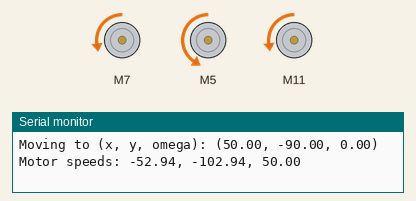
A sketch run on a simulated Arduino Uno, built with avr-gcc and run on an emulated ATmega328P. On the bench: 3 × DC motor (green arrow = forward, orange = backward, longer = faster), the last lines printed to the serial monitor.

Above: at 1.0 s.
At 3.0 s:
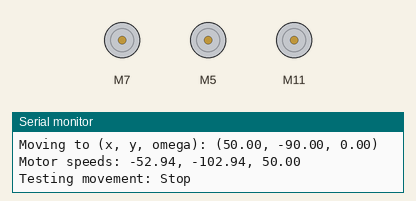
Timing chart, 0 to 5.3 s (numbered marks = the images above):
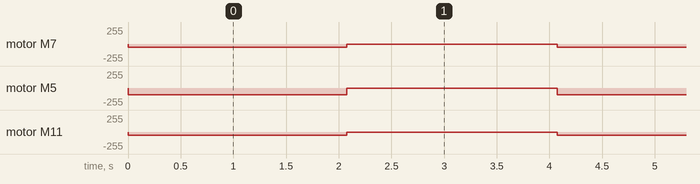

The sketch:

tes_motor_soccer_koordinat.ino
```cpp
#include <SparkFun_TB6612.h>

// Pin definitions for motors
#define AIN1 7
#define AIN2 8
#define PWMA 9
#define BIN1 5
#define BIN2 4
#define PWMB 3
#define STBY_1 6

#define CIN1 11
#define CIN2 12
#define PWMC 13
#define STBY_2 10

// Motor offsets
const int offsetA = 1;
const int offsetB = 1;
const int offsetC = -1;

// Initialize motors
Motor motor1 = Motor(AIN1, AIN2, PWMA, offsetA, STBY_1);
Motor motor2 = Motor(BIN1, BIN2, PWMB, offsetB, STBY_1);
Motor motor3 = Motor(CIN1, CIN2, PWMC, offsetC, STBY_2);

// Constants
const float R = 100.0; // Jarak roda ke pusat robot (mm), sesuaikan dengan robot Anda
const float alpha1 = -PI / 6;  // Sudut motor 1 (30 derajat)
const float alpha2 = PI / 6; // Sudut motor 2 (-30 derajat)
const float alpha3 = -PI / 2;  // Sudut motor 3 (90 derajat)
const float psi = 0.0;        // Orientasi robot awal (0 derajat)

void moveToCoordinate(float x, float y, float omega) {
  // Matriks transformasi inverse kinematics
  float t11 = -sin(psi + alpha1);
  float t12 = cos(psi + alpha1);
  float t13 = R;
  float t21 = -sin(psi + alpha2);
  float t22 = cos(psi + alpha2);
  float t23 = R;
  float t31 = -sin(psi + alpha3);
  float t32 = cos(psi + alpha3);
  float t33 = R;

  // Hitung kecepatan roda
  float v1 = t11 * x + t12 * y + t13 * omega;
  float v2 = t21 * x + t22 * y + t23 * omega;
  float v3 = t31 * x + t32 * y + t33 * omega;

  //Normalisasi kecepatan ke rentang -255 sampai 255
  float maxSpeed = max(max(abs(v1), abs(v2)), abs(v3));
  if (maxSpeed > 255) {
    v1 = (v1 / maxSpeed) * 255;
    v2 = (v2 / maxSpeed) * 255;
    v3 = (v3 / maxSpeed) * 255;
  }

  // Terapkan kecepatan ke motor
  motor1.drive(v1);
  motor2.drive(v2);
  motor3.drive(v3);

  // Debug output
  Serial.print("Moving to (x, y, omega): (");
  Serial.print(x);
  Serial.print(", ");
  Serial.print(y);
  Serial.print(", ");
  Serial.print(omega);
  Serial.println(")");
  Serial.print("Motor speeds: ");
  Serial.print(v1);
  Serial.print(", ");
  Serial.print(v2);
  Serial.print(", ");
  Serial.println(v3);
}

//konfigurasi speed motor
// maju = m1, m2 (+)
// mundur = m1, m2 (-)
// maju serong kanan (30,50) = (58, 28, 30)
// maju serong kiri (-30, 50) = (28, 58, -30)
// geser kiri (-90,0) = (-45, 45 ,-90)
// geser kanan (90,0) = (45, -45, 90)
// mundur serong kiri (-50, -90) = (-102, -52, -50)
// mundur serong kanan (50, -90) = (-52, -102, 50)

void setup() {
  Serial.begin(9600);
}

void loop() {
  // Serial.println("Testing movement: Forward and right (50, 70, 0)");
  // moveToCoordinate(50, 70, 0); // Maju dan serong kanan tanpa rotasi
  // delay(2000);

  // Serial.println("Testing movement: Stop");
  // motor1.brake();
  // motor2.brake();
  // motor3.brake();
  // delay(2000);

  Serial.println("Testing movement: Backward and left (50, -90, 0)");
  moveToCoordinate(50, -90, 0); // Mundur dan serong kiri
  delay(2000);

  Serial.println("Testing movement: Stop");
  motor1.brake();
  motor2.brake();
  motor3.brake();
  delay(2000);
}
```

Measured:
- by itself, motor M7: alternates backward 52/255 for 2.1 s and stopped for 2.0 s
- by itself, motor M5: alternates backward 102/255 for 2.1 s and stopped for 2.0 s
- by itself, motor M11: alternates backward 50/255 for 2.1 s and stopped for 2.0 s
